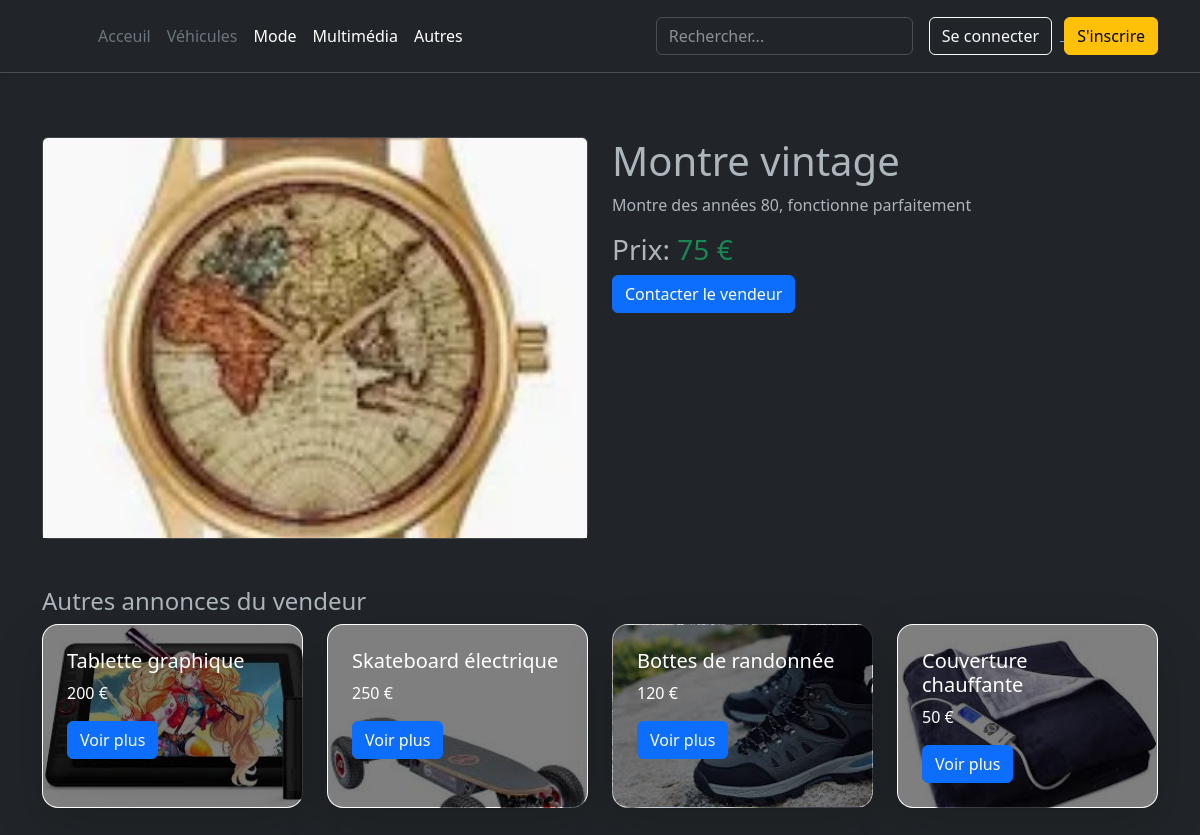
/detailProduit.php?idp=22, run on the app's committed database.
### tables this page shows
CREATE TABLE IF NOT EXISTS `product` (
  `idp` int NOT NULL AUTO_INCREMENT,
  `idu` int NOT NULL,
  `name` varchar(1000) NOT NULL,
  `description` varchar(1000) NOT NULL,
  `price` mediumtext NOT NULL,
  `ids` int NOT NULL,
  `Image` varchar(1000) NOT NULL,
  `idc` int DEFAULT NULL,
  PRIMARY KEY (`idp`),
  KEY `idu` (`idu`),
  KEY `ids` (`ids`),
  KEY `idc` (`idc`)
);

### detailProduit.php (the view, shortened to what this page needs)
<?php
require 'htmlbasics.php';
require 'connexion.php';
if (isset($_GET['idp'])) {
    $idp = mysqli_real_escape_string($connexion, $_GET['idp']);
    $query = "SELECT * FROM product WHERE idp = '$idp' LIMIT 1";
    $result = mysqli_query($connexion, $query);
    if ($result && mysqli_num_rows($result) > 0) {
        $produit = mysqli_fetch_assoc($result);
        $userId = $produit['idu'];
    } else {
        echo "Produit non trouvé.";
        exit;
    }
    $otherProductsQuery = "SELECT * FROM product WHERE idu = '$userId' AND idp != '$idp'";
    $otherProductsResult = mysqli_query($connexion, $otherProductsQuery);
    $otherProducts = mysqli_fetch_all($otherProductsResult, MYSQLI_ASSOC);
} else {
    echo "Aucun identifiant de produit fourni.";
    exit;
}
?>
<!DOCTYPE html>
<html lang="fr">
<head>
</head>
<body data-bs-theme="dark">
    <?php
    if (isset($_SESSION['user_name']) && !empty($_SESSION['user_name'])) {
        include 'scripts/headerc.php';
    } else {
        include 'scripts/headernc.php';
    }
    ?>
    <div class="container py-5">
    <div class="row">
        <div class="col-md-6">
            <div class="card">
                <img src="<?php echo htmlspecialchars($produit['Image']); ?>" class="card-img-top" alt="<?php echo htmlspecialchars($produit['name']); ?>" style="height: 400px; object-fit: cover;">
            </div>
        </div>
        <div class="col-md-6">
            <h1><?php echo htmlspecialchars($produit['name']); ?></h1>
            <p><?php echo nl2br(htmlspecialchars($produit['description'])); ?></p>
            <h3>Prix: <span class="text-success"><?php echo htmlspecialchars($produit['price']); ?> €</span></h3>
            <?php if (isset($produit['idu'])): ?>
                <a href="startChat.php?receiver_id=<?php echo htmlspecialchars($produit['idu']); ?>&product_id=<?php echo htmlspecialchars($produit['idp']); ?>" class="btn btn-primary">Contacter le vendeur</a>
            <?php endif; ?>
        </div>
    </div>
    <h4 class="mt-5">Autres annonces du vendeur</h4>
    <div class="row">
        <?php foreach ($otherProducts as $product) : ?>
            <div class="col-md-3 mb-3">
                <div class="card h-100 overflow-hidden text-bg-dark rounded-4 shadow-lg" style="background-image: url('<?php echo htmlspecialchars($product['Image']); ?>'); background-size: cover;">
                    <div class="overlay" style="background: rgba(0, 0, 0, 0.5); position: absolute; top: 0; bottom: 0; left: 0; right: 0;"></div>
                    <div class="card-body position-relative p-4">
                        <h5 class="card-title text-white"><?php echo htmlspecialchars($product['name']); ?></h5>
                        <p class="card-text text-white"><?php echo htmlspecialchars($product['price']); ?> €</p>
                        <a href="detailProduit.php?idp=<?php echo htmlspecialchars($product['idp']); ?>" class="btn btn-primary">Voir plus</a>
                    </div>
                </div>
            </div>
        <?php endforeach; ?>
    </div>
</div>
</body>
</html>

### htmlbasics.php (style rules this page uses)
.card-body { flex-grow: 1; }

### data on the page
product: Image (picture), name "Montre vintage", description "Montre des années 80, fonctionne parfaitement", price "75"
product: Image (picture), name "Tablette graphique", price "200"
product: Image (picture), name "Skateboard électrique", price "250"
product: Image (picture), name "Bottes de randonnée", price "120"
product: Image (picture), name "Couverture chauffante", price "50"
